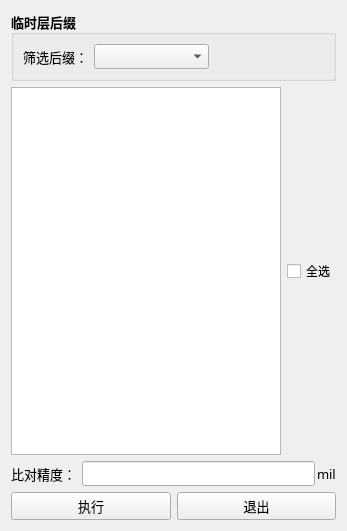
<?xml version="1.0" encoding="UTF-8"?>
<ui version="4.0">
 <class>Form</class>
 <widget class="QWidget" name="Form">
  <property name="geometry">
   <rect>
    <x>0</x>
    <y>0</y>
    <width>347</width>
    <height>531</height>
   </rect>
  </property>
  <property name="font">
   <font>
    <family>微软雅黑</family>
    <pointsize>10</pointsize>
   </font>
  </property>
  <property name="windowTitle">
   <string>临时层比对</string>
  </property>
  <layout class="QVBoxLayout" name="verticalLayout">
   <item>
    <layout class="QHBoxLayout" name="horizontalLayout">
     <item>
      <widget class="QGroupBox" name="groupBox">
       <property name="font">
        <font>
         <family>微软雅黑</family>
         <pointsize>10</pointsize>
         <weight>75</weight>
         <bold>true</bold>
        </font>
       </property>
       <property name="title">
        <string>临时层后缀</string>
       </property>
       <layout class="QHBoxLayout" name="horizontalLayout_2" stretch="0,1,1">
        <item>
         <widget class="QLabel" name="label_3">
          <property name="font">
           <font>
            <family>微软雅黑</family>
            <pointsize>10</pointsize>
            <weight>50</weight>
            <bold>false</bold>
           </font>
          </property>
          <property name="text">
           <string>筛选后缀：</string>
          </property>
         </widget>
        </item>
        <item>
         <widget class="QComboBox" name="comboBox_temp">
          <property name="font">
           <font>
            <family>微软雅黑</family>
            <pointsize>9</pointsize>
            <weight>50</weight>
            <bold>false</bold>
           </font>
          </property>
         </widget>
        </item>
        <item>
         <spacer name="horizontalSpacer">
          <property name="orientation">
           <enum>Qt::Horizontal</enum>
          </property>
          <property name="sizeHint" stdset="0">
           <size>
            <width>40</width>
            <height>20</height>
           </size>
          </property>
         </spacer>
        </item>
       </layout>
      </widget>
     </item>
    </layout>
   </item>
   <item>
    <layout class="QHBoxLayout" name="horizontalLayout_6">
     <item>
      <widget class="QListWidget" name="listWidget">
       <property name="cursor" stdset="0">
        <cursorShape>PointingHandCursor</cursorShape>
       </property>
      </widget>
     </item>
     <item>
      <widget class="QCheckBox" name="checkBox_all">
       <property name="font">
        <font>
         <family>微软雅黑</family>
         <pointsize>9</pointsize>
        </font>
       </property>
       <property name="cursor">
        <cursorShape>PointingHandCursor</cursorShape>
       </property>
       <property name="text">
        <string>全选</string>
       </property>
      </widget>
     </item>
    </layout>
   </item>
   <item>
    <layout class="QHBoxLayout" name="horizontalLayout_4">
     <item>
      <widget class="QLabel" name="label">
       <property name="text">
        <string>比对精度：</string>
       </property>
      </widget>
     </item>
     <item>
      <layout class="QHBoxLayout" name="horizontalLayout_3">
       <property name="spacing">
        <number>2</number>
       </property>
       <item>
        <widget class="QLineEdit" name="lineEdit_resolution">
         <property name="font">
          <font>
           <family>微软雅黑</family>
           <pointsize>9</pointsize>
          </font>
         </property>
        </widget>
       </item>
       <item>
        <widget class="QLabel" name="label_2">
         <property name="text">
          <string>mil</string>
         </property>
        </widget>
       </item>
      </layout>
     </item>
    </layout>
   </item>
   <item>
    <layout class="QHBoxLayout" name="horizontalLayout_5">
     <item>
      <widget class="QPushButton" name="pushButton_exec">
       <property name="cursor">
        <cursorShape>PointingHandCursor</cursorShape>
       </property>
       <property name="text">
        <string>执行</string>
       </property>
      </widget>
     </item>
     <item>
      <widget class="QPushButton" name="pushButton_exit">
       <property name="cursor">
        <cursorShape>PointingHandCursor</cursorShape>
       </property>
       <property name="text">
        <string>退出</string>
       </property>
      </widget>
     </item>
    </layout>
   </item>
  </layout>
 </widget>
 <resources/>
 <connections/>
</ui>
